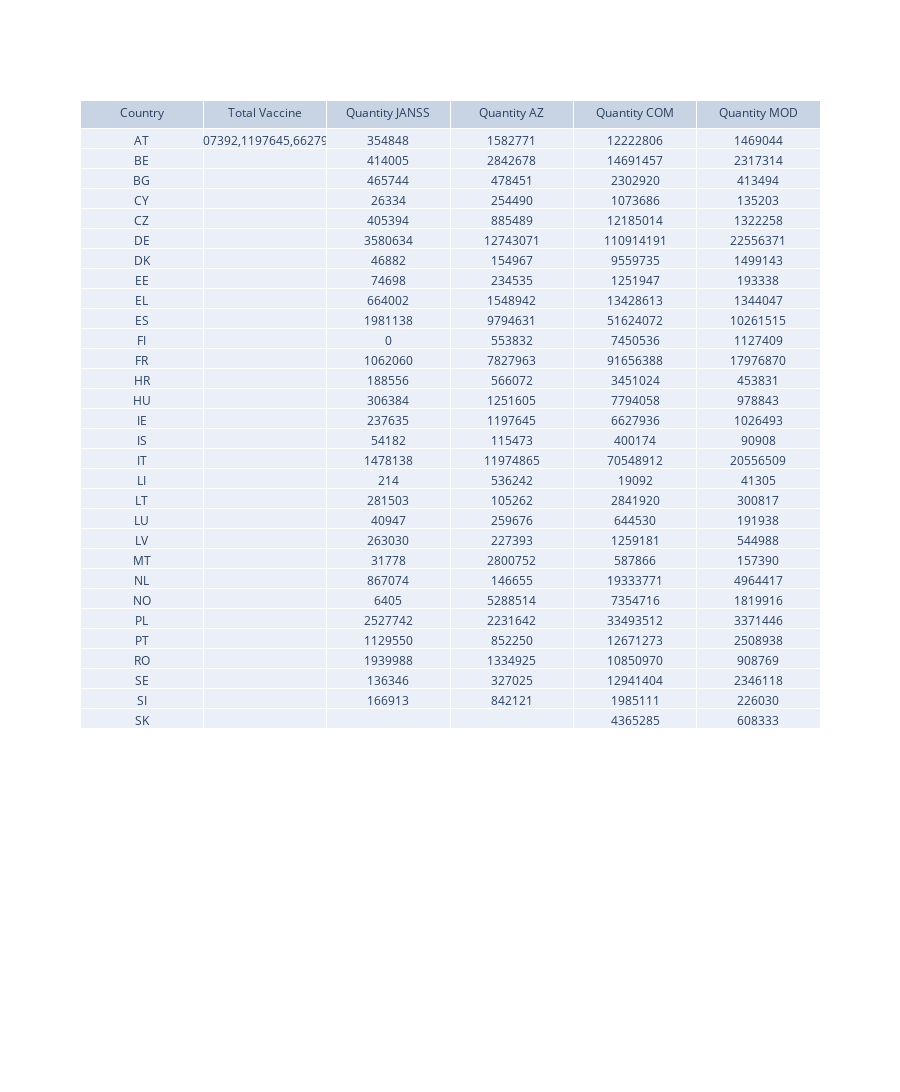

This figure's notebook cell:
### Code cell
all = ['AT', 'BE', 'BG', 'CY', 'CZ', 'DE', 'DK', 'EE', 'EL', 'ES', 'FI',
       'FR', 'HR', 'HU', 'IE', 'IS', 'IT', 'LI', 'LT', 'LU', 'LV', 'MT',
       'NL', 'NO', 'PL', 'PT', 'RO', 'SE', 'SI', 'SK']

fig = go.Figure(data=[go.Table(
                                header=dict(values=['Country', 'Total Vaccine','Quantity JANSS', 'Quantity AZ', 'Quantity COM' , 'Quantity MOD']),
                                cells=dict(values=[
                                                    [iso for iso in ISO],
                                                    [totalvaccine for totalvaccine in data_covid19_ecdc[data_covid19_ecdc['Vaccine']=='JANSS']['TotDoses']
                                                    ] ,  
                                                    [value for value in data_covid19_ecdc[data_covid19_ecdc['Vaccine']=='JANSS']['TotDoses']],
                                                    [value for value in data_covid19_ecdc[data_covid19_ecdc['Vaccine']=='AZ']['TotDoses']],
                                                    [value for value in data_covid19_ecdc[data_covid19_ecdc['Vaccine']=='COM']['TotDoses']],
                                                    [value for value in data_covid19_ecdc[data_covid19_ecdc['Vaccine']=='MOD']['TotDoses']],
                                                    ] 
                                            )                                                  
                                )
                     ])

fig.update_layout(height=1200)

### Figure 1 — Plotly figure (JSON) as saved in the notebook; plotly's stock layout.template omitted (floating-point values rounded to 4 significant figures; data arrays with more than 128 entries replaced by an {"elided": "..."} marker saying what was removed)
{"data": [{"cells": {"values": {"elided": "6 rows, 277 mixed values in total"}}, "header": {"values": ["Country", "Total Vaccine", "Quantity JANSS", "Quantity AZ", "Quantity COM", "Quantity MOD"]}, "type": "table"}], "layout": {"height": 1200}}
